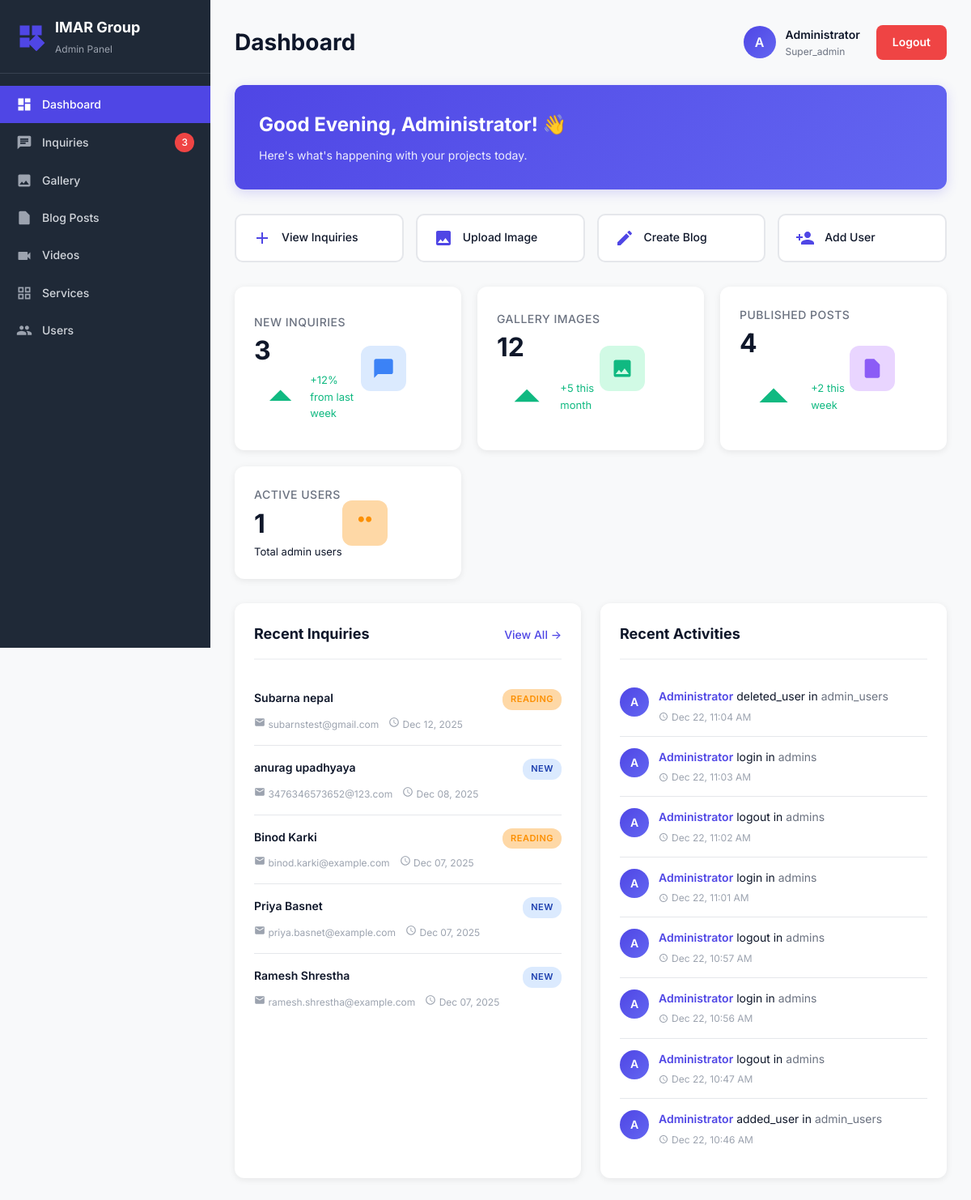
Page /admin/dashboard.php (signed in) on the committed database.
### tables this page shows
CREATE TABLE `inquiries` (
  `id` int(11) NOT NULL,
  `first_name` varchar(50) NOT NULL,
  `last_name` varchar(50) NOT NULL,
  `email` varchar(100) NOT NULL,
  `phone` varchar(20) NOT NULL,
  `appointment_date` date DEFAULT NULL,
  `message` text NOT NULL,
  `ip_address` varchar(45) DEFAULT NULL,
  `user_agent` text DEFAULT NULL,
  `status` enum('new','reading','responded') NOT NULL DEFAULT 'new',
  `created_at` timestamp NOT NULL DEFAULT current_timestamp(),
  `updated_at` timestamp NOT NULL DEFAULT current_timestamp() ON UPDATE current_timestamp(),
  `read_at` datetime DEFAULT NULL,
  `admin_notes` text DEFAULT NULL
);

CREATE TABLE `activity_logs` (
  `id` int(11) NOT NULL,
  `admin_id` int(11) DEFAULT NULL,
  `action` varchar(100) NOT NULL,
  `table_affected` varchar(50) DEFAULT NULL,
  `record_id` int(11) DEFAULT NULL,
  `details` text DEFAULT NULL,
  `old_values` text DEFAULT NULL,
  `new_values` text DEFAULT NULL,
  `ip_address` varchar(45) DEFAULT NULL,
  `user_agent` text DEFAULT NULL,
  `created_at` timestamp NOT NULL DEFAULT current_timestamp()
);

### admin/dashboard.php (the view, shortened to what the rows shown need)
<?php
require_once '../config/config.php';
$admin_name = $_SESSION['admin_name'] ?? 'Admin';
$recent_inquiries = [];
$result = $conn->query("
    SELECT
        id,
        CONCAT(first_name, ' ', last_name) AS name,
        email,
        status,
        created_at
    FROM inquiries
    ORDER BY created_at DESC
    LIMIT 5
");
while ($row = $result->fetch_assoc()) {
    $recent_inquiries[] = $row;
}
$recent_activities = [];
$result = $conn->query("
    SELECT al.action, al.table_affected, al.created_at, a.full_name
    FROM activity_logs al
    LEFT JOIN admins a ON al.admin_id = a.id
    ORDER BY al.created_at DESC
    LIMIT 8
");
while ($row = $result->fetch_assoc()) {
    $recent_activities[] = $row;
}
$hour = date('H');
if ($hour < 12) {
    $greeting = 'Good Morning';
} elseif ($hour < 18) {
    $greeting = 'Good Afternoon';
} else {
    $greeting = 'Good Evening';
}
?>
<!DOCTYPE html>
<html lang="en">
<head>
    <link rel="stylesheet" href="../css/styles.css">
    <link rel="stylesheet" href="../css/dashboard.css">
</head>
<body>
<div class="dashboard">
    <div class="sidebar">
        <div class="sidebar-header">
            <div class="sidebar-logo">
                <div class="sidebar-logo-text">
                    <h2>IMAR Group</h2>
                </div>
            </div>
        </div>
    </div>
    <div class="main-content">
        <div class="dashboard-header">
            <h1>Dashboard</h1>
        </div>
        <div class="welcome-banner">
            <h2><?php echo $greeting; ?>, <?php echo htmlspecialchars(explode(' ', $admin_name)[0]); ?>! 👋</h2>
        </div>
        <div class="two-column-grid">
            <div class="content-card">
                <div class="content-card-header">
                    <h2>Recent Inquiries</h2>
                </div>
                <?php if (empty($recent_inquiries)): ?>
                    <div class="empty-state">
                        <svg viewBox="0 0 24 24">
                            <path d="M20 2H4c-1.1 0-1.99.9-1.99 2L2 22l4-4h14c1.1 0 2-.9 2-2V4c0-1.1-.9-2-2-2z"/>
                        </svg>
                        <h3>No Inquiries Yet</h3>
                        <p>New customer inquiries will appear here</p>
                    </div>
                <?php else: ?>
                    <?php foreach ($recent_inquiries as $inquiry): ?>
                        <div class="inquiry-item">
                            <div class="inquiry-header">
                                <div class="inquiry-name"><?php echo htmlspecialchars($inquiry['name']); ?></div>
                                <span class="inquiry-badge <?php echo strtolower($inquiry['status']); ?>">
                                    <?php echo ucfirst($inquiry['status']); ?>
                                </span>
                            </div>
                            <div class="inquiry-meta">
                                <span>
                                    <svg viewBox="0 0 24 24">
                                        <path d="M20 4H4c-1.1 0-1.99.9-1.99 2L2 18c0 1.1.9 2 2 2h16c1.1 0 2-.9 2-2V6c0-1.1-.9-2-2-2zm0 4l-8 5-8-5V6l8 5 8-5v2z"/>
                                    </svg>
                                    <?php echo htmlspecialchars($inquiry['email']); ?>
                                </span>
                                <span>
                                    <svg viewBox="0 0 24 24">
                                        <path d="M11.99 2C6.47 2 2 6.48 2 12s4.47 10 9.99 10C17.52 22 22 17.52 22 12S17.52 2 11.99 2zM12 20c-4.42 0-8-3.58-8-8s3.58-8 8-8 8 3.58 8 8-3.58 8-8 8zm.5-13H11v6l5.25 3.15.75-1.23-4.5-2.67z"/>
                                    </svg>
                                    <?php echo date('M d, Y', strtotime($inquiry['created_at'])); ?>
                                </span>
                            </div>
                        </div>
                    <?php endforeach; ?>
                <?php endif; ?>
            </div>
            <div class="content-card">
                <div class="content-card-header">
                    <h2>Recent Activities</h2>
                </div>
                <?php if (empty($recent_activities)): ?>
                    <div class="empty-state">
                        <svg viewBox="0 0 24 24">
                            <path d="M9 11H7v2h2v-2zm4 0h-2v2h2v-2zm4 0h-2v2h2v-2zm2-7h-1V2h-2v2H8V2H6v2H5c-1.11 0-1.99.9-1.99 2L3 20c0 1.1.89 2 2 2h14c1.1 0 2-.9 2-2V6c0-1.1-.9-2-2-2zm0 16H5V9h14v11z"/>
                        </svg>
                        <h3>No Activities Yet</h3>
                        <p>System activities will be logged here</p>
                    </div>
                <?php else: ?>
                    <?php foreach ($recent_activities as $activity): ?>
                        <div class="activity-item">
                            <div class="activity-icon">
                                <?php
                                $name = $activity['full_name'] ?? 'System';
                                echo strtoupper(substr($name, 0, 1));
                                ?>
                            </div>
                            <div class="activity-content">
                                <div class="activity-text">
                                    <strong><?php echo htmlspecialchars($activity['full_name'] ?? 'System'); ?></strong>
                                    <?php echo htmlspecialchars($activity['action']); ?>
                                    <?php if ($activity['table_affected']): ?>
                                        in <em><?php echo htmlspecialchars($activity['table_affected']); ?></em>
                                    <?php endif; ?>
                                </div>
                                <div class="activity-time">
                                    <svg viewBox="0 0 24 24">
                                        <path d="M11.99 2C6.47 2 2 6.48 2 12s4.47 10 9.99 10C17.52 22 22 17.52 22 12S17.52 2 11.99 2zM12 20c-4.42 0-8-3.58-8-8s3.58-8 8-8 8 3.58 8 8-3.58 8-8 8zm.5-13H11v6l5.25 3.15.75-1.23-4.5-2.67z"/>
                                    </svg>
                                    <?php echo date('M d, h:i A', strtotime($activity['created_at'])); ?>
                                </div>
                            </div>
                        </div>
                    <?php endforeach; ?>
                <?php endif; ?>
            </div>
        </div>
    </div>
</div>
</body>
</html>

### rows in the picture
inquiries: name "Subarna nepal", status "READING", email "subarnstest@gmail.com", created_at "Dec 12, 2025"
inquiries: name "anurag upadhyaya", status "NEW", email "3476346573652@123.com", created_at "Dec 08, 2025"
inquiries: name "Binod Karki", status "READING", email "binod.karki@example.com", created_at "Dec 07, 2025"
inquiries: name "Priya Basnet", status "NEW", email "priya.basnet@example.com", created_at "Dec 07, 2025"
inquiries: name "Ramesh Shrestha", status "NEW", email "ramesh.shrestha@example.com", created_at "Dec 07, 2025"
activity_logs: admin.full_name "A", admin.full_name "Administrator", action "deleted_user", table_affected "admin_users", created_at "Dec 22, 11:04 AM"
activity_logs: admin.full_name "A", admin.full_name "Administrator", action "login", table_affected "admins", created_at "Dec 22, 11:03 AM"
activity_logs: admin.full_name "A", admin.full_name "Administrator", action "logout", table_affected "admins", created_at "Dec 22, 11:02 AM"
activity_logs: admin.full_name "A", admin.full_name "Administrator", action "login", table_affected "admins", created_at "Dec 22, 11:01 AM"
activity_logs: admin.full_name "A", admin.full_name "Administrator", action "logout", table_affected "admins", created_at "Dec 22, 10:57 AM"
activity_logs: admin.full_name "A", admin.full_name "Administrator", action "login", table_affected "admins", created_at "Dec 22, 10:56 AM"
activity_logs: admin.full_name "A", admin.full_name "Administrator", action "logout", table_affected "admins", created_at "Dec 22, 10:47 AM"
activity_logs: admin.full_name "A", admin.full_name "Administrator", action "added_user", table_affected "admin_users", created_at "Dec 22, 10:46 AM"

### other values in the picture
$stats['new_inquiries'] "3"
$admin_initials "A"
$admin_name "Administrator"
$admin_role "Super_admin"
$greeting "Good Evening"
explode(' ', $admin_name)[0] "Administrator"
$stats['gallery_count'] "12"
$stats['blog_count'] "4"
$stats['admin_count'] "1"
